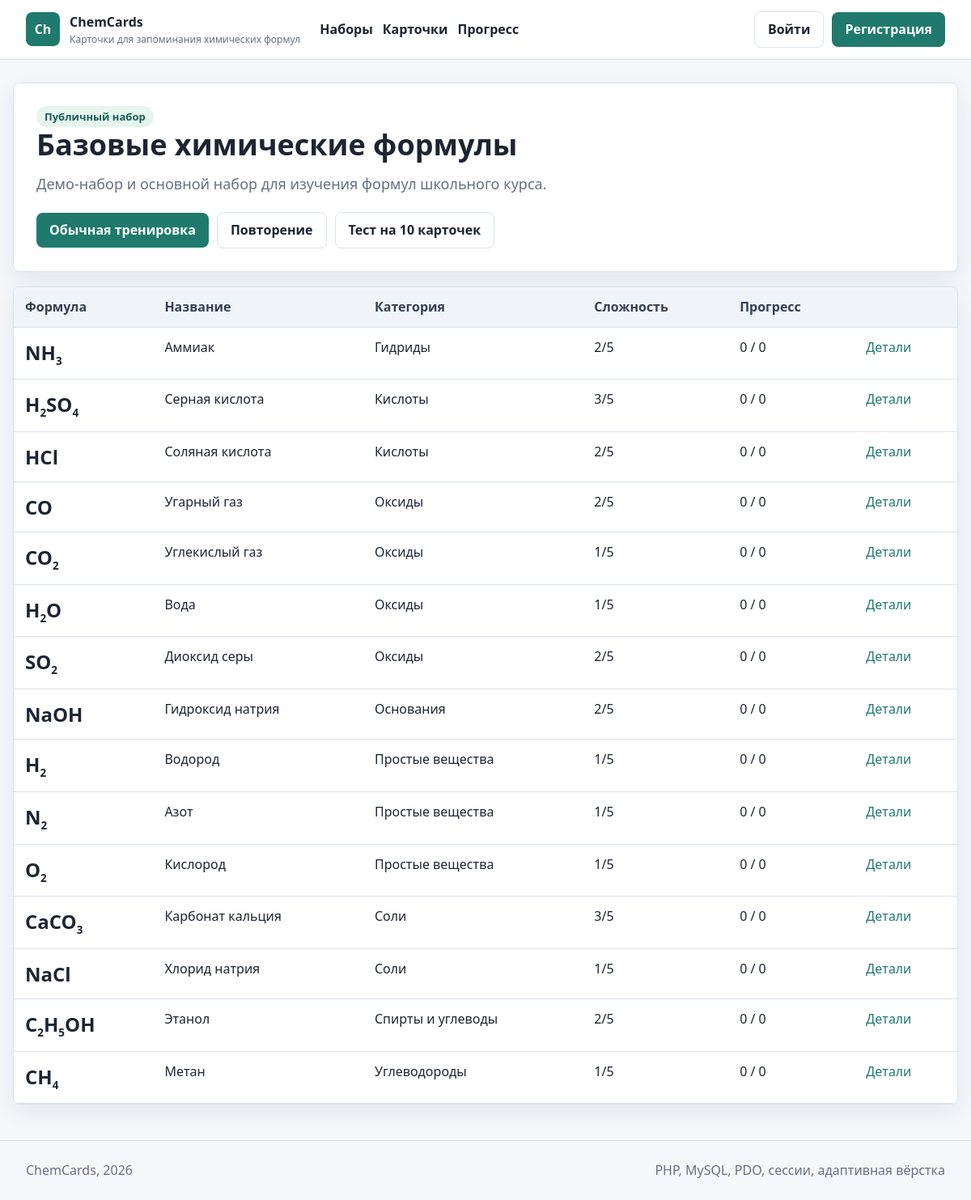
The page /set.php?id=1 on the database its author committed.
### tables this page shows
CREATE TABLE flashcard_sets (
  id INT UNSIGNED AUTO_INCREMENT PRIMARY KEY,
  user_id INT UNSIGNED NULL,
  name VARCHAR(120) NOT NULL,
  description TEXT NULL,
  is_public TINYINT(1) NOT NULL DEFAULT 0,
  created_at TIMESTAMP NOT NULL DEFAULT CURRENT_TIMESTAMP,
  updated_at TIMESTAMP NULL DEFAULT NULL ON UPDATE CURRENT_TIMESTAMP,
  CONSTRAINT fk_sets_user
    FOREIGN KEY (user_id) REFERENCES users(id)
    ON DELETE CASCADE
);

CREATE TABLE flashcards (
  id INT UNSIGNED AUTO_INCREMENT PRIMARY KEY,
  set_id INT UNSIGNED NOT NULL,
  category_id INT UNSIGNED NOT NULL,
  formula VARCHAR(80) NOT NULL,
  name VARCHAR(160) NOT NULL,
  difficulty TINYINT UNSIGNED NOT NULL DEFAULT 1,
  created_at TIMESTAMP NOT NULL DEFAULT CURRENT_TIMESTAMP,
  updated_at TIMESTAMP NULL DEFAULT NULL ON UPDATE CURRENT_TIMESTAMP,
  INDEX idx_flashcards_formula (formula),
  INDEX idx_flashcards_name (name),
  CONSTRAINT fk_flashcards_set
    FOREIGN KEY (set_id) REFERENCES flashcard_sets(id)
    ON DELETE CASCADE,
  CONSTRAINT fk_flashcards_category
    FOREIGN KEY (category_id) REFERENCES categories(id)
    ON DELETE RESTRICT
);

CREATE TABLE categories (
  id INT UNSIGNED AUTO_INCREMENT PRIMARY KEY,
  name VARCHAR(80) NOT NULL UNIQUE,
  description VARCHAR(255) NULL
);

### includes/functions.php (called while the page is built, shortened)
<?php
require_once __DIR__ . '/db.php';
function h($value): string
{
    return htmlspecialchars((string) $value, ENT_QUOTES, 'UTF-8');
}
function app_url(string $path = ''): string
{
    return BASE_URL . '/' . ltrim($path, '/');
}
function current_user(): ?array
{
    static $loaded = false;
    static $user = null;
    if ($loaded) {
        return $user;
    }
    if (empty($_SESSION['user_id'])) {
        return null;
    }
    $stmt = get_pdo()->prepare('SELECT id, username, email, role, created_at FROM users WHERE id = ?');
    $stmt->execute([$_SESSION['user_id']]);
    $user = $stmt->fetch() ?: null;
    return $user;
}
function render_formula(string $formula): string
{
    $safe = h($formula);
    return preg_replace('/(\d+)/', '<sub>$1</sub>', $safe) ?? $safe;
}
function set_accessible_where(?array $user): array
{
    if (!$user) {
        return ['s.is_public = 1', []];
    }
    return ['(s.is_public = 1 OR s.user_id = ?)', [$user['id']]];
}
function ensure_set_access(int $setId): array
{
    $user = current_user();
    [$where, $params] = set_accessible_where($user);
    $stmt = get_pdo()->prepare("SELECT s.*, u.username AS owner_name FROM flashcard_sets s LEFT JOIN users u ON u.id = s.user_id WHERE s.id = ? AND $where");
    $stmt->execute(array_merge([$setId], $params));
    $set = $stmt->fetch();
    return $set;
}

### includes/db.php (called while the page is built, shortened)
<?php
function get_pdo(): PDO
{
    static $pdo = null;
    if ($pdo instanceof PDO) {
        return $pdo;
    }
    $dsn = 'mysql:host=' . DB_HOST . ';dbname=' . DB_NAME . ';charset=utf8mb4';
    $pdo = new PDO($dsn, DB_USER, DB_PASS, [
        PDO::ATTR_ERRMODE => PDO::ERRMODE_EXCEPTION,
        PDO::ATTR_DEFAULT_FETCH_MODE => PDO::FETCH_ASSOC,
        PDO::ATTR_EMULATE_PREPARES => false,
    ]);
    return $pdo;
}

### set.php (the view, shortened to what this page needs)
<?php
require_once __DIR__ . '/includes/functions.php';
$setId = (int) ($_GET['id'] ?? 0);
$set = ensure_set_access($setId);
$user = current_user();
$stmt = get_pdo()->prepare(
    'SELECT f.*, c.name AS category,
            COALESCE(p.correct_count, 0) AS correct_count,
            COALESCE(p.total_count, 0) AS total_count
     FROM flashcards f
     JOIN categories c ON c.id = f.category_id
     LEFT JOIN user_progress p ON p.flashcard_id = f.id AND p.user_id = ?
     WHERE f.set_id = ?
     ORDER BY c.name, f.formula'
);
$stmt->execute([$user['id'] ?? 0, $setId]);
$cards = $stmt->fetchAll();
include __DIR__ . '/includes/header.php';
?>
<section class="panel">
    <span class="badge"><?= $set['is_public'] ? 'Публичный набор' : 'Личный набор' ?></span>
    <h1><?= h($set['name']) ?></h1>
    <p class="lead"><?= h($set['description']) ?></p>
    <div class="actions">
        <a class="button" href="<?= h(app_url('study.php?set_id=' . $setId . '&mode=normal&reset=1')) ?>">Обычная тренировка</a>
        <a class="button ghost" href="<?= h(app_url('study.php?set_id=' . $setId . '&mode=review&reset=1')) ?>">Повторение</a>
        <a class="button ghost" href="<?= h(app_url('study.php?set_id=' . $setId . '&mode=test&reset=1')) ?>">Тест на 10 карточек</a>
    </div>
</section>
<section class="table-wrap" style="margin-top: 18px;">
    <table>
        <thead>
        <tr>
            <th>Формула</th>
            <th>Название</th>
            <th>Категория</th>
            <th>Сложность</th>
            <th>Прогресс</th>
            <th></th>
        </tr>
        </thead>
        <tbody>
        <?php foreach ($cards as $card): ?>
            <tr>
                <td class="formula" style="font-size: 24px;"><?= render_formula($card['formula']) ?></td>
                <td><?= h($card['name']) ?></td>
                <td><?= h($card['category']) ?></td>
                <td><?= h((string) $card['difficulty']) ?>/5</td>
                <td><?= h((string) $card['correct_count']) ?> / <?= h((string) $card['total_count']) ?></td>
                <td><a href="<?= h(app_url('card.php?id=' . $card['id'])) ?>">Детали</a></td>
            </tr>
        <?php endforeach; ?>
        </tbody>
    </table>
</section>
<?php include __DIR__ . '/includes/footer.php'; ?>

### css/style.css (style rules this page uses)
:root { --bg: #f5f7fb; --surface: #ffffff; --surface-soft: #eef5f2; --ink: #1d2433; --muted: #667085; --line: #d9e2ec; --primary: #1f7a6d; --primary-dark: #155f54; --accent: #b64b2a; --warning: #a56b00; --danger: #b42318; --success: #157347; --shadow: 0 10px 30px rgba(22, 34, 51, 0.08); }
* { box-sizing: border-box; }
body { margin: 0; background: var(--bg); color: var(--ink); font-family: "Segoe UI", Arial, sans-serif; line-height: 1.55; }
a { color: var(--primary); text-decoration: none; }
.panel, .card, .table-wrap, .form-panel { background: var(--surface); border: 1px solid var(--line); border-radius: 8px; box-shadow: var(--shadow); }
.panel { padding: 28px; }
h1, h2, h3 { margin: 0 0 14px; line-height: 1.2; }
h1 { font-size: 36px; }
.lead { color: var(--muted); font-size: 18px; margin: 0 0 20px; }
.actions, .inline-actions { display: flex; flex-wrap: wrap; gap: 10px; align-items: center; }
.button, button, input[type="submit"] { display: inline-flex; min-height: 40px; align-items: center; justify-content: center; gap: 8px; border: 0; border-radius: 8px; padding: 9px 16px; background: var(--primary); color: #ffffff; font: inherit; font-weight: 700; cursor: pointer; }
.button.ghost, button.ghost { border: 1px solid var(--line); background: #ffffff; color: var(--ink); }
.badge { display: inline-flex; align-items: center; min-height: 26px; border-radius: 999px; padding: 3px 10px; background: #e7f5ef; color: var(--primary-dark); font-size: 13px; font-weight: 700; }
.formula { font-size: 38px; font-weight: 800; letter-spacing: 0; }
.formula sub { font-size: 0.56em; }
.table-wrap { overflow-x: auto; }
table { width: 100%; border-collapse: collapse; min-width: 700px; }
th, td { padding: 12px 14px; border-bottom: 1px solid var(--line); text-align: left; vertical-align: top; }
th { background: #f0f4f8; color: #344054; }

### rows shown on the page
flashcard_sets: name "Базовые химические формулы", description "Демо-набор и основной набор для изучения формул школьного курса."
flashcards: formula "NH 3", name "Аммиак", category.name "Гидриды", difficulty "2", correct_count "0", total_count "0"
flashcards: formula "H 2 SO 4", name "Серная кислота", category.name "Кислоты", difficulty "3", correct_count "0", total_count "0"
flashcards: formula "HCl", name "Соляная кислота", category.name "Кислоты", difficulty "2", correct_count "0", total_count "0"
flashcards: formula "CO", name "Угарный газ", category.name "Оксиды", difficulty "2", correct_count "0", total_count "0"
flashcards: formula "CO 2", name "Углекислый газ", category.name "Оксиды", difficulty "1", correct_count "0", total_count "0"
flashcards: formula "H 2 O", name "Вода", category.name "Оксиды", difficulty "1", correct_count "0", total_count "0"
flashcards: formula "SO 2", name "Диоксид серы", category.name "Оксиды", difficulty "2", correct_count "0", total_count "0"
flashcards: formula "NaOH", name "Гидроксид натрия", category.name "Основания", difficulty "2", correct_count "0", total_count "0"
flashcards: formula "H 2", name "Водород", category.name "Простые вещества", difficulty "1", correct_count "0", total_count "0"
flashcards: formula "N 2", name "Азот", category.name "Простые вещества", difficulty "1", correct_count "0", total_count "0"
flashcards: formula "O 2", name "Кислород", category.name "Простые вещества", difficulty "1", correct_count "0", total_count "0"
flashcards: formula "CaCO 3", name "Карбонат кальция", category.name "Соли", difficulty "3", correct_count "0", total_count "0"
flashcards: formula "NaCl", name "Хлорид натрия", category.name "Соли", difficulty "1", correct_count "0", total_count "0"
flashcards: formula "C 2 H 5 OH", name "Этанол", category.name "Спирты и углеводы", difficulty "2", correct_count "0", total_count "0"
flashcards: formula "CH 4", name "Метан", category.name "Углеводороды", difficulty "1", correct_count "0", total_count "0"

### other values the page prints
APP_NAME "ChemCards"
APP_SUBTITLE "Карточки для запоминания химических формул"
